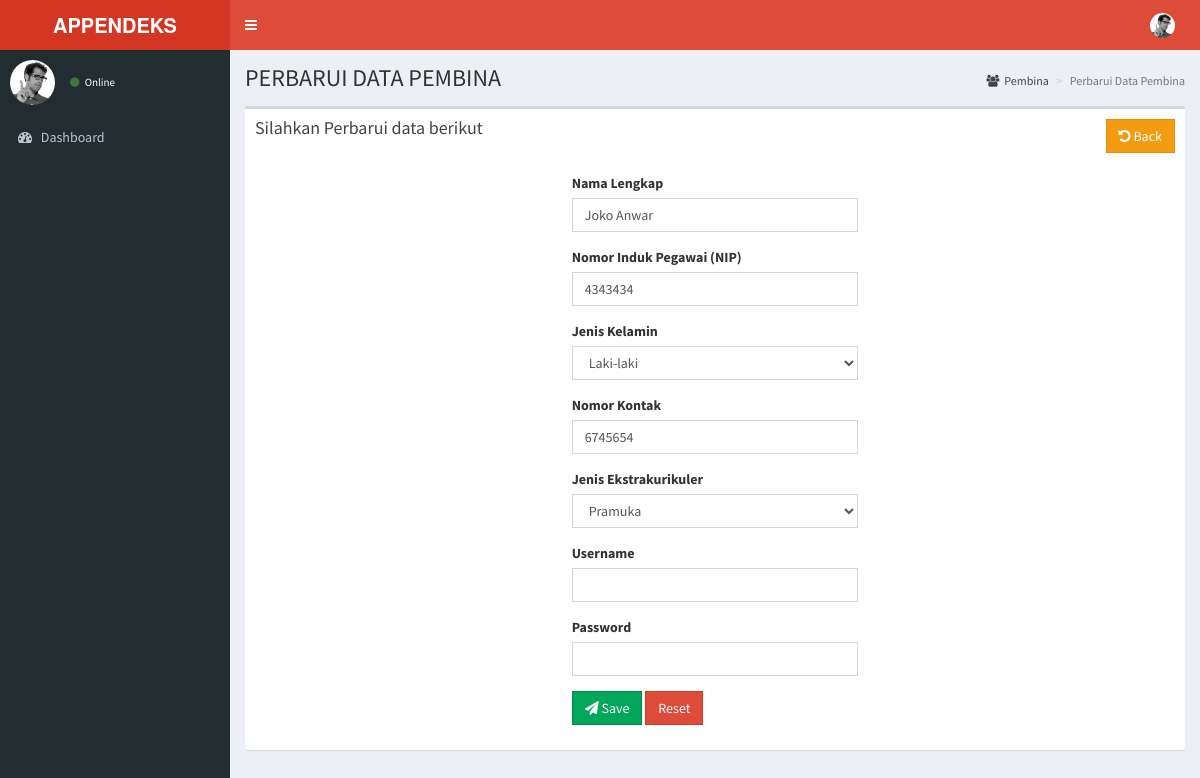
Page /pembina/edit/1 on the committed database.
### tables this page shows
CREATE TABLE `pembina` (
  `id_pembina` int(2) NOT NULL,
  `id_level` int(2) NOT NULL DEFAULT 2,
  `id_ekskul` int(2) NOT NULL,
  `nama_pembina` varchar(30) NOT NULL,
  `nip` int(15) NOT NULL,
  `jenis_kelamin` enum('Laki-laki','Perempuan') NOT NULL,
  `no_hp` int(13) NOT NULL,
  `username` varchar(20) NOT NULL,
  `password` text NOT NULL
);

CREATE TABLE `jenis_eskul` (
  `id_ekskul` int(2) NOT NULL,
  `nama_ekskul` varchar(30) NOT NULL,
  `jadwal` text NOT NULL,
  `tempat` text NOT NULL
);

### application/libraries/Template.php (called while the page is built)
<?php
class Template {
    var $template_data = array();
    function set($name, $value) {
        $this->template_data[$name] = $value;
    }
    function load($template = '', $view = '', $view_data = array(), $return = FALSE) {
        $this->CI = &get_instance();
        $this->set('contents', $this->CI->load->view($view, $view_data, TRUE));
        return $this->CI->load->view($template, $this->template_data, $return);
    }
}

### application/controllers/Pembina.php (called while the page is built, shortened)
<?php
class Pembina extends CI_Controller {
    public function edit($id) {
        $this->form_validation->set_rules('nama_pembina', 'Nama', 'required|min_length[3]');
        $this->form_validation->set_rules('nip', 'Nip', 'required');
        $this->form_validation->set_rules('jenis_kelamin', 'Jenis Kelamin', 'required');
        $this->form_validation->set_rules('no_hp', 'No Hp', 'required');
        $this->form_validation->set_rules('id_ekskul', 'Jenis Ekskul', 'required');
        $this->form_validation->set_message('required', '%s tidak boleh kosong');
        $this->form_validation->set_message('min_length', '{field} minimal 3 karakter');
        $this->form_validation->set_message('is_unique', '{field} telah digunakan');
        $this->form_validation->set_error_delimiters('<span class="help-block">', '</span>');
        if ($this->form_validation->run() == FALSE) {
            $query = $this->pembina_model->get($id);
            if ($query->num_rows() > 0) {
                $data['row'] = $query->row();
                $data['jenis_eskul'] = $this->pembina_model->jenis_eskul();
                $this->template->load('template', 'pembina/pembina_edit', $data);
            } else {
                echo "<script>alert('data tidak ditemukan');</script>";
                redirect('pembina');
            }
        }
    }
}

### index.php (called while the page is built, shortened)
<?php
require_once BASEPATH.'core/CodeIgniter.php';

### application/models/Pembina_model.php (called while the page is built, shortened)
<?php
class Pembina_model extends CI_Model {
    public function jenis_eskul() {
       $q = $this->db->select('*')->get('jenis_eskul');
       return $q->result();
    }
    public function get($id = null) {
        $this->db->select('p.*, je.nama_ekskul');
        $this->db->from('pembina as p');
        $this->db->join('jenis_eskul as je', 'je.id_ekskul = p.id_ekskul');
        if ($id != null) {
            $this->db->where('id_pembina', $id);
        }
        $query = $this->db->get();
        return $query;
    }
}

### application/views/pembina/pembina_edit.php (the view, shortened to what this page needs)
<section class="content-header">
    <h1>PERBARUI DATA PEMBINA</h1>
    <ol class="breadcrumb">
        <li><a href="#"><i class="fa fa-users"></i>Pembina</a></li>
        <li class="active">Perbarui Data Pembina</li>
    </ol>
</section>
<section class="content">
    <div class="box">
        <div class="box-header">
            <h3 class="box-title">Silahkan Perbarui data berikut</h3>
            <div class="pull-right"><a href="<?= site_url('pembina') ?>" class="btn btn-warning btn-flat"><i class="fa fa-undo"></i> Back</a></div>
        </div>
        <div class="box-body">
            <div class="row">
                <div class="col-md-4 col-md-offset-4">
                    <form action="" method="post">
                        <div class="form-group  <?= form_error('nama_pembina') ? 'has-error' : null ?>">
                            <label>Nama Lengkap</label>
                            <input type="text" name="nama_pembina" value="<?= $row->nama_pembina; set_value('nama_pembina') ?>" class="form-control">
                        </div>
                        <div class="form-group <?= form_error('nip') ? 'has-error' : null ?>">
                            <label>Nomor Induk Pegawai (NIP)</label>
                            <input type="number" name="nip" value="<?=  $row->nip;  set_value('nip') ?>" class="form-control">
                        </div>
                        <div class="form-group <?= form_error('jenis_kelamin') ? 'has-error' : null ?>">
                            <label>Jenis Kelamin</label>
                            <select name="jenis_kelamin" value="<?= $row->jenis_kelamin; set_value('jenis_kelamin') ?>" class="form-control">
                                <option value="Laki-laki" <?=( ($row->jenis_kelamin=='Laki-laki') ? 'selected' : '');?>>Laki-laki</option>
                            </select>
                        </div>
                        <div class="form-group <?= form_error('no_hp') ? 'has-error' : null ?>">
                            <label>Nomor Kontak</label>
                            <input type="number" name="no_hp" value="<?= $row->no_hp; set_value('no_hp') ?>" class="form-control">
                        </div>
                        <div class="form-group <?= form_error('id_ekskul') ? 'has-error' : null ?>">
                            <label>Jenis Ekstrakurikuler</label>
                            <select name="id_ekskul" value="<?= $row->id_ekskul; set_value('id_ekskul') ?>" class="form-control">
                              <?php foreach($jenis_eskul as $eskul) : ?>
                                <option value="<?=$eskul->id_ekskul;?>" <?=( ($row->id_ekskul==$eskul->id_ekskul) ? 'selected' : '');?>><?=$eskul->nama_ekskul;?></option>
                                <?php endforeach; ?>
                            </select>
                        </div>
                        <div class="form-group <?= form_error('username') ? 'has-error' : null ?>">
                            <label>Username</label>
                            <input type="text" name="username" value="<?= set_value('username') ?>" class="form-control">
                        </div>
                        <div class="form-group <?= form_error('password') ? 'has-error' : null ?>">
                            <label>Password</label>
                            <input type="password" name="password" value="<?= set_value('password') ?>" class="form-control">
                        </div>
                        <div class="form-group">
                            <button type="submit" class="btn btn-success btn-flat"><i class="fa fa-paper-plane"></i> Save</button>
                            <button type="reset" class="btn btn-danger btn-flat"> Reset</button>
                        </div>
                    </form>
                </div>
            </div>
        </div>
    </div>
</section>

### rows in the picture
pembina: nama_pembina "Joko Anwar", nip "4343434", jenis_kelamin "Laki-laki", no_hp "6745654", id_ekskul "Pramuka"
